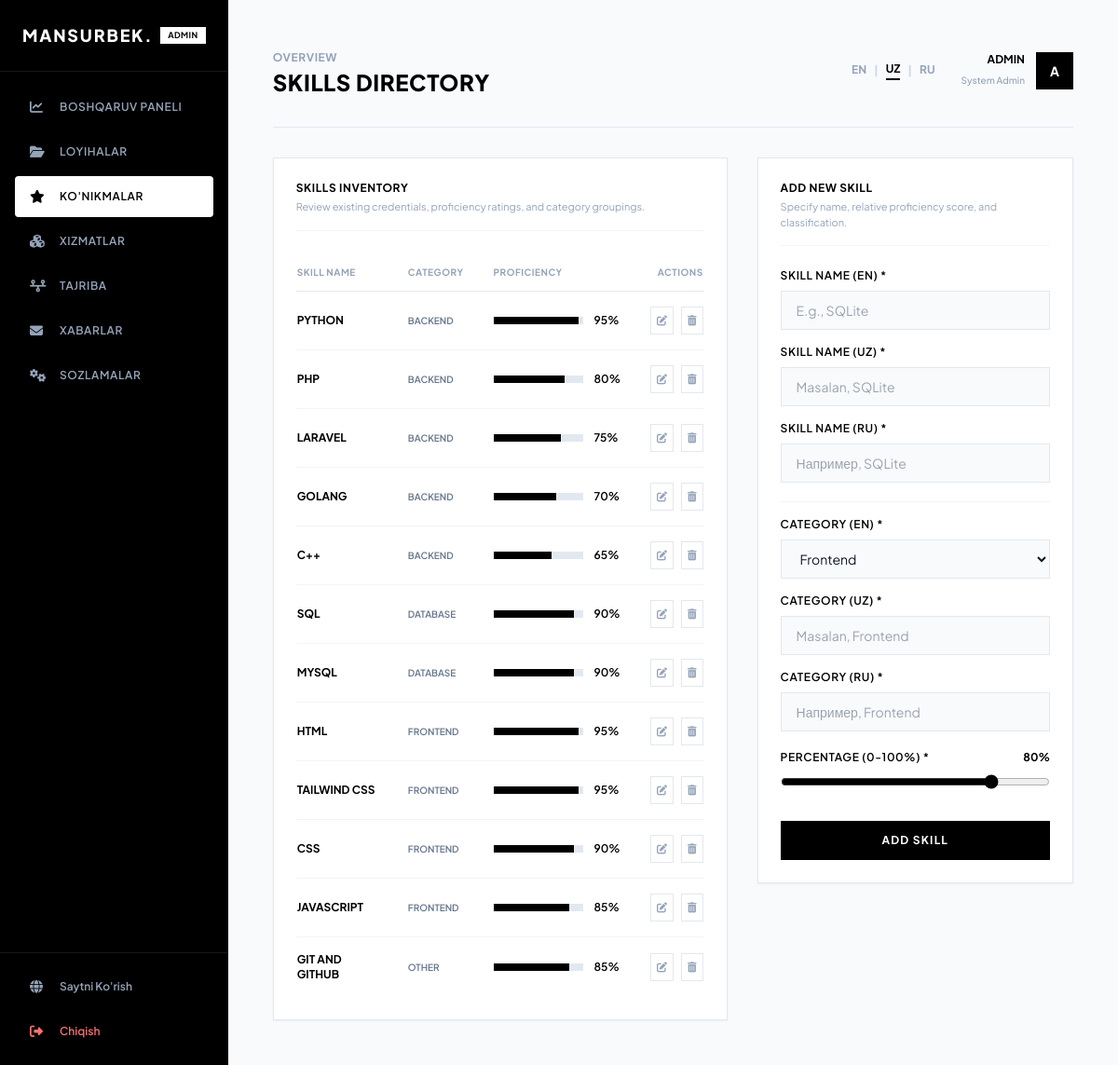
/admin/skills (signed in), run on the app's committed database.
### tables this page shows
CREATE TABLE admins (
                id INTEGER PRIMARY KEY AUTOINCREMENT,
                username TEXT UNIQUE NOT NULL,
                password TEXT NOT NULL
            );

CREATE TABLE skills (
                id INTEGER PRIMARY KEY AUTOINCREMENT,
                name TEXT NOT NULL,
                percentage INTEGER NOT NULL,
                category TEXT NOT NULL
            , name_uz TEXT, name_ru TEXT, category_uz TEXT, category_ru TEXT);

### app.py (the view)
@app.route('/admin/skills', methods=['GET'])
@login_required
def admin_skills():
    skills = db_query('SELECT * FROM skills ORDER BY category, percentage DESC')
    return render_template('admin/skills.html', skills=skills, current_skill=None)

### templates/admin/skills.html (shortened to what this page needs)
{% extends 'admin/base_admin.html' %}
{% block header_title %}Skills Directory{% endblock %}
{% block admin_content %}
<div class="grid grid-cols-1 lg:grid-cols-12 gap-8 items-start">
    <div class="lg:col-span-7 bg-white border border-slate-200 p-6 shadow-sm">
        <div class="mb-6 border-b border-slate-100 pb-4">
            <h3 class="text-xs font-bold uppercase tracking-wider text-black">Skills Inventory</h3>
            <p class="text-[11px] text-slate-400 mt-1">Review existing credentials, proficiency ratings, and category groupings.</p>
        </div>
        <div class="overflow-x-auto">
            <table class="w-full text-left border-collapse text-xs">
                <thead>
                    <tr class="border-b border-slate-200 uppercase text-slate-400 text-[10px] tracking-wider font-bold">
                        <th class="py-3 pr-4">Skill Name</th>
                        <th class="py-3 px-4">Category</th>
                        <th class="py-3 px-4">Proficiency</th>
                        <th class="py-3 pl-4 text-right">Actions</th>
                    </tr>
                </thead>
                <tbody class="divide-y divide-slate-100">
                    {% if skills %}
                        {% for skill in skills %}
                        <tr class="align-middle hover:bg-slate-50 transition-all">
                            <td class="py-4 pr-4 font-bold text-black uppercase">{{ skill.name }}</td>
                            <td class="py-4 px-4 text-slate-500 uppercase font-semibold text-[10px]">
                                {{ skill.category }}
                            </td>
                            <td class="py-4 px-4">
                                <div class="flex items-center gap-3">
                                    <div class="w-24 bg-slate-150 h-2 bg-slate-200 overflow-hidden">
                                        <div class="bg-black h-2" style="width: {{ skill.percentage }}%;"></div>
                                    </div>
                                    <span class="font-semibold text-black">{{ skill.percentage }}%</span>
                                </div>
                            </td>
                            <td class="py-4 pl-4 text-right">
                                <div class="flex justify-end gap-2">
                                    <a href="{{ url_for('skill_edit', id=skill.id) }}" class="p-1.5 border border-slate-200 hover:border-black text-slate-400 hover:text-black" title="Edit">
                                        <i class="fa-solid fa-pen-to-square text-[11px]"></i>
                                    </a>
                                    <form action="{{ url_for('skill_delete', id=skill.id) }}" method="POST" onsubmit="return confirm('Are you sure you want to delete this skill?');" class="inline-block">
                                        <button type="submit" class="p-1.5 border border-slate-200 hover:border-rose-600 text-slate-400 hover:text-rose-600" title="Delete">
                                            <i class="fa-solid fa-trash-can text-[11px]"></i>
                                        </button>
                                    </form>
                                </div>
                            </td>
                        </tr>
                        {% endfor %}
                    {% else %}
                        <tr>
                            <td colspan="4" class="py-8 text-center text-slate-400">No skills added yet. Use the form to insert skills.</td>
                        </tr>
                    {% endif %}
                </tbody>
            </table>
        </div>
    </div>
    <div class="lg:col-span-5 bg-white border border-slate-200 p-6 shadow-sm">
        <div class="mb-6 border-b border-slate-100 pb-4">
            <h3 class="text-xs font-bold uppercase tracking-wider text-black">
                {% if current_skill %}Edit Skill: {{ current_skill.name }}{% else %}Add New Skill{% endif %}
            </h3>
            <p class="text-[11px] text-slate-400 mt-1">Specify name, relative proficiency score, and classification.</p>
        </div>
        <form action="{% if current_skill %}{{ url_for('skill_edit', id=current_skill.id) }}{% else %}{{ url_for('skill_add') }}{% endif %}" method="POST" class="space-y-5">
            <div class="space-y-4">
                <div>
                    <label for="name" class="block text-xs font-semibold tracking-wider text-black uppercase mb-2">Skill Name (EN) *</label>
                    <input type="text" id="name" name="name" required
                        value="{% if current_skill %}{{ current_skill.name }}{% endif %}"
                        class="w-full px-4 py-2.5 bg-slate-50 border border-slate-200 text-slate-900 text-sm focus:outline-none focus:border-black focus:bg-white transition-all duration-200"
                        placeholder="E.g., SQLite">
                </div>
                <div>
                    <label for="name_uz" class="block text-xs font-semibold tracking-wider text-black uppercase mb-2">Skill Name (UZ) *</label>
                    <input type="text" id="name_uz" name="name_uz" required
                        value="{% if current_skill %}{{ current_skill.name_uz }}{% endif %}"
                        class="w-full px-4 py-2.5 bg-slate-50 border border-slate-200 text-slate-900 text-sm focus:outline-none focus:border-black focus:bg-white transition-all duration-200"
                        placeholder="Masalan, SQLite">
                </div>
                <div>
                    <label for="name_ru" class="block text-xs font-semibold tracking-wider text-black uppercase mb-2">Skill Name (RU) *</label>
                    <input type="text" id="name_ru" name="name_ru" required
                        value="{% if current_skill %}{{ current_skill.name_ru }}{% endif %}"
                        class="w-full px-4 py-2.5 bg-slate-50 border border-slate-200 text-slate-900 text-sm focus:outline-none focus:border-black focus:bg-white transition-all duration-200"
                        placeholder="Например, SQLite">
                </div>
            </div>
            <div class="space-y-4 border-t border-slate-100 pt-4">
                <div>
                    <label for="category" class="block text-xs font-semibold tracking-wider text-black uppercase mb-2">Category (EN) *</label>
                    <select id="category" name="category" required
                        class="w-full px-4 py-2.5 bg-slate-50 border border-slate-200 text-slate-900 text-sm focus:outline-none focus:border-black focus:bg-white transition-all duration-200">
                        <option value="Frontend" {% if current_skill and current_skill.category == 'Frontend' %}selected{% endif %}>Frontend</option>
                    </select>
                </div>
                <div>
                    <label for="category_uz" class="block text-xs font-semibold tracking-wider text-black uppercase mb-2">Category (UZ) *</label>
                    <input type="text" id="category_uz" name="category_uz" required
                        value="{% if current_skill %}{{ current_skill.category_uz }}{% endif %}"
                        class="w-full px-4 py-2.5 bg-slate-50 border border-slate-200 text-slate-900 text-sm focus:outline-none focus:border-black focus:bg-white transition-all duration-200"
                        placeholder="Masalan, Frontend">
                </div>
                <div>
                    <label for="category_ru" class="block text-xs font-semibold tracking-wider text-black uppercase mb-2">Category (RU) *</label>
                    <input type="text" id="category_ru" name="category_ru" required
                        value="{% if current_skill %}{{ current_skill.category_ru }}{% endif %}"
                        class="w-full px-4 py-2.5 bg-slate-50 border border-slate-200 text-slate-900 text-sm focus:outline-none focus:border-black focus:bg-white transition-all duration-200"
                        placeholder="Например, Frontend">
                </div>
            </div>
            <div>
                <div class="flex justify-between items-center mb-2">
                    <label for="percentage" class="block text-xs font-semibold tracking-wider text-black uppercase">Percentage (0-100%) *</label>
                    <span id="percentage-val" class="text-xs font-bold text-black">{% if current_skill %}{{ current_skill.percentage }}{% else %}80{% endif %}%</span>
                </div>
                <input type="range" id="percentage" name="percentage" min="1" max="100" required
                    value="{% if current_skill %}{{ current_skill.percentage }}{% else %}80{% endif %}"
                    oninput="document.getElementById('percentage-val').textContent = this.value + '%'"
                    class="w-full accent-black cursor-pointer">
            </div>
            <div class="pt-2 flex gap-3">
                <button type="submit"
                    class="flex-grow py-3 bg-black text-white text-xs font-bold uppercase tracking-widest border border-black hover:bg-white hover:text-black transition-all">
                    {% if current_skill %}Save Changes{% else %}Add Skill{% endif %}
                </button>
            </div>
        </form>
    </div>
</div>
{% endblock %}

### templates/admin/base_admin.html (shortened to what this page needs)
<!DOCTYPE html>
<html lang="en">
<head>
    <script src="https://cdn.tailwindcss.com"></script>
    <link rel="stylesheet" href="https://cdnjs.cloudflare.com/ajax/libs/font-awesome/6.4.0/css/all.min.css">
    <link rel="stylesheet" href="{{ url_for('static', filename='css/main.css') }}">
</head>
<body class="bg-slate-50 text-slate-900 flex flex-col md:flex-row min-h-screen">
    <aside class="w-full md:w-64 bg-black text-white flex flex-col justify-between md:sticky md:top-0 md:h-screen z-40">
        <div>
            <div class="p-6 border-b border-neutral-900 flex justify-between items-center">
                <a href="{{ url_for('admin_dashboard') }}" class="text-lg font-extrabold tracking-widest text-white">
                    MANSURBEK.
                </a>
                <span class="text-[9px] font-bold uppercase tracking-wider bg-white text-black px-2 py-0.5">Admin</span>
            </div>
            <nav class="p-4 space-y-1">
                <a href="{{ url_for('admin_dashboard') }}" class="flex items-center gap-3 px-4 py-3 text-xs uppercase tracking-wider font-semibold text-slate-400 hover:text-white hover:bg-neutral-950 rounded transition-all {% if request.path == url_for('admin_dashboard') %}admin-nav-link-active{% endif %}">
                    <i class="fa-solid fa-chart-line text-sm w-5"></i> {{ t('dashboard') }}
                </a>
                <a href="{{ url_for('admin_projects') }}" class="flex items-center gap-3 px-4 py-3 text-xs uppercase tracking-wider font-semibold text-slate-400 hover:text-white hover:bg-neutral-950 rounded transition-all {% if 'projects' in request.path %}admin-nav-link-active{% endif %}">
                    <i class="fa-solid fa-folder-open text-sm w-5"></i> {{ t('projects') }}
                </a>
                <a href="{{ url_for('admin_skills') }}" class="flex items-center gap-3 px-4 py-3 text-xs uppercase tracking-wider font-semibold text-slate-400 hover:text-white hover:bg-neutral-950 rounded transition-all {% if 'skills' in request.path %}admin-nav-link-active{% endif %}">
                    <i class="fa-solid fa-star text-sm w-5"></i> {{ t('skills') }}
                </a>
                <a href="{{ url_for('admin_services') }}" class="flex items-center gap-3 px-4 py-3 text-xs uppercase tracking-wider font-semibold text-slate-400 hover:text-white hover:bg-neutral-950 rounded transition-all {% if 'services' in request.path %}admin-nav-link-active{% endif %}">
                    <i class="fa-solid fa-cubes text-sm w-5"></i> {{ t('services') }}
                </a>
                <a href="{{ url_for('admin_experience') }}" class="flex items-center gap-3 px-4 py-3 text-xs uppercase tracking-wider font-semibold text-slate-400 hover:text-white hover:bg-neutral-950 rounded transition-all {% if 'experience' in request.path %}admin-nav-link-active{% endif %}">
                    <i class="fa-solid fa-timeline text-sm w-5"></i> {{ t('experience') }}
                </a>
                <a href="{{ url_for('admin_messages') }}" class="flex items-center gap-3 px-4 py-3 text-xs uppercase tracking-wider font-semibold text-slate-400 hover:text-white hover:bg-neutral-950 rounded transition-all {% if 'messages' in request.path %}admin-nav-link-active{% endif %}">
                    <i class="fa-solid fa-envelope text-sm w-5"></i> {{ t('messages') }}
                </a>
                <a href="{{ url_for('admin_settings') }}" class="flex items-center gap-3 px-4 py-3 text-xs uppercase tracking-wider font-semibold text-slate-400 hover:text-white hover:bg-neutral-950 rounded transition-all {% if 'settings' in request.path %}admin-nav-link-active{% endif %}">
                    <i class="fa-solid fa-gears text-sm w-5"></i> {{ t('settings') }}
                </a>
            </nav>
        </div>
        <div class="p-4 border-t border-neutral-900 space-y-2">
            <a href="/" target="_blank" class="flex items-center gap-3 px-4 py-2.5 text-xs font-semibold text-slate-400 hover:text-white transition-all">
                <i class="fa-solid fa-globe text-sm w-5"></i> {{ t('view_site') }}
            </a>
            <a href="{{ url_for('logout') }}" class="flex items-center gap-3 px-4 py-2.5 text-xs font-semibold text-red-400 hover:text-red-300 transition-all">
                <i class="fa-solid fa-right-from-bracket text-sm w-5"></i> {{ t('sign_out') }}
            </a>
        </div>
    </aside>
    <main class="flex-grow p-6 md:p-10 lg:p-12 overflow-x-hidden">
        <header class="flex justify-between items-center pb-8 border-b border-slate-200 mb-8">
            <div>
                <span class="text-slate-400 text-xs font-bold uppercase tracking-wider">Overview</span>
                <h1 class="text-2xl font-extrabold text-black uppercase tracking-wide">{% block header_title %}Dashboard{% endblock %}</h1>
            </div>
            <div class="flex items-center gap-3">
                <div class="flex items-center gap-2 mr-4 text-xs font-bold uppercase">
                    <a href="?lang=en" class="{% if current_lang == 'en' %}text-black border-b-2 border-black{% else %}text-slate-400 hover:text-black{% endif %} pb-0.5">EN</a>
                    <span class="text-slate-300">|</span>
                    <a href="?lang=uz" class="{% if current_lang == 'uz' %}text-black border-b-2 border-black{% else %}text-slate-400 hover:text-black{% endif %} pb-0.5">UZ</a>
                    <span class="text-slate-300">|</span>
                    <a href="?lang=ru" class="{% if current_lang == 'ru' %}text-black border-b-2 border-black{% else %}text-slate-400 hover:text-black{% endif %} pb-0.5">RU</a>
                </div>
                <div class="text-right">
                    <span class="block text-xs font-bold text-black uppercase">{{ current_user.username }}</span>
                    <span class="text-[10px] text-slate-400 font-medium">System Admin</span>
                </div>
                <div class="w-10 h-10 bg-black text-white flex items-center justify-center text-sm font-bold rounded-none">
                    A
                </div>
            </div>
        </header>
        {% block admin_content %}{% endblock %}
    </main>
</body>
</html>

### data on the page
admins: username "ADMIN"
skills: name "PYTHON", category "BACKEND", percentage "95"
skills: name "PHP", category "BACKEND", percentage "80"
skills: name "LARAVEL", category "BACKEND", percentage "75"
skills: name "GOLANG", category "BACKEND", percentage "70"
skills: name "C++", category "BACKEND", percentage "65"
skills: name "SQL", category "DATABASE", percentage "90"
skills: name "MYSQL", category "DATABASE", percentage "90"
skills: name "HTML", category "FRONTEND", percentage "95"
skills: name "TAILWIND CSS", category "FRONTEND", percentage "95"
skills: name "CSS", category "FRONTEND", percentage "90"
skills: name "JAVASCRIPT", category "FRONTEND", percentage "85"
skills: name "GIT AND GITHUB", category "OTHER", percentage "85"

### other printed values
{{ t('dashboard') }} "BOSHQARUV PANELI"
{{ t('projects') }} "LOYIHALAR"
{{ t('skills') }} "KO'NIKMALAR"
{{ t('services') }} "XIZMATLAR"
{{ t('experience') }} "TAJRIBA"
{{ t('messages') }} "XABARLAR"
{{ t('settings') }} "SOZLAMALAR"
{{ t('view_site') }} "Saytni Ko'rish"
{{ t('sign_out') }} "Chiqish"
